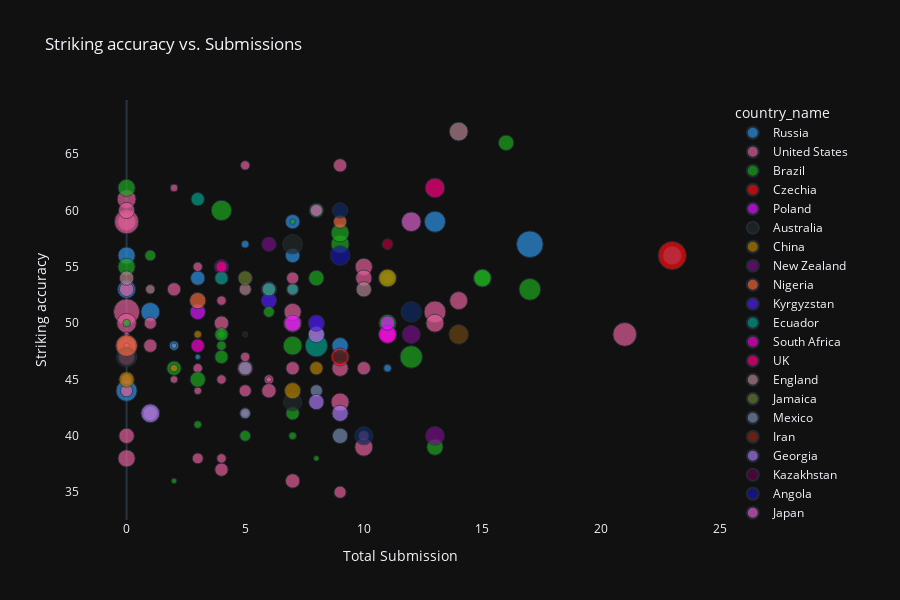

The cell this chart's notebook holds for it:
### Code cell
# Select relevant columns and top 50 fighters with the least losses
top_50_fighters = ufc_df.sort_values(by='Wins', ascending=False).drop_duplicates('Name')

# Create an interactive scatter plot
fig = px.scatter(
    top_50_fighters,
    x='Submission',  # X-axis: Total Submissions
    y='Striking_accuracy',  # Y-axis: Striking Accuracy
    size='Win_streak',  # Bubble size represents Win Streak
    color='country_name',  # Color by country
    hover_name='Name',  # Show fighter names
    hover_data={  # Show additional details on hover
        'Submission': True,
        'Wins': True,
        'Knock_out': True,
        'Win_streak': True,
        'Striking_accuracy': True,
        'country_name': False,  # Don't repeat the country name
    },
    title="Striking accuracy vs. Submissions ",
    color_discrete_sequence=px.colors.qualitative.Dark24,  # Use a colorful set
)

# Increase figure size for better visibility
fig.update_layout(
    width=900,  # Increase width
    height=600,  # Increase height
    xaxis_title="Total Submission",
    yaxis_title="Striking accuracy",
    hovermode="closest",
    xaxis=dict(showgrid=False), 
    yaxis=dict(showgrid=False),
    template="plotly_dark",  # Dark theme
)

fig.show()

### Figure 1 — Plotly figure (JSON) as saved in the notebook; plotly's stock layout.template omitted (floating-point values rounded to 4 significant figures; data arrays with more than 128 entries replaced by an {"elided": "..."} marker saying what was removed)
{"data": [{"customdata": [[38, 4, 24, "Russia"], [30, 16, 12, "Russia"], [27, 5, 15, "Russia"], [21, 6, 11, "Russia"], [19, 4, 3, "Russia"], [19, 15, 15, "Russia"], [18, 1, 7, "Russia"], [18, 7, 2, "Russia"], [16, 4, 7, "Russia"], [16, 7, 1, "Russia"], [15, 1, 7, "Russia"], [14, 8, 10, "Russia"], [14, 2, 12, "Russia"], [14, 3, 9, "Russia"]], "hovertemplate": "<b>%{hovertext}</b><br><br>Submission=%{x}<br>Striking_accuracy=%{y}<br>Win_streak=%{customdata[2]}<br>Wins=%{customdata[0]}<br>Knock_out=%{customdata[1]}<extra></extra>", "hovertext": ["Alexander Volkov", "Nikita Krylov", "Islam Makhachev", "Magomed Ankalaev", "Movsar Evloev", "Sergei Pavlovich", "Petr Yan", "Umar Nurmagomedov", "Nassourdine Imavov", "Tagir Ulanbekov", "Yana Santos", "Azamat Murzakanov", "Roman Kopylov", "Shamil Gaziev"], "legendgroup": "Russia", "marker": {"color": "#2E91E5", "size": [24, 12, 15, 11, 3, 15, 7, 2, 7, 1, 7, 10, 12, 9], "sizemode": "area", "sizeref": 0.0675, "symbol": "circle"}, "mode": "markers", "name": "Russia", "orientation": "v", "showlegend": true, "type": "scatter", "x": [17.0, 23.0, 13.0, 0.0, 2.0, 0.0, 3.0, 5.0, 7.0, 3.0, 7.0, 0.0, 1.0, 9.0], "xaxis": "x", "y": [57.0, 56.0, 59.0, 53.0, 48.0, 44.0, 54.0, 57.0, 56.0, 47.0, 59.0, 56.0, 51.0, 48.0], "yaxis": "y"}, {"customdata": {"elided": "58x4 mixed values"}, "hovertemplate": "<b>%{hovertext}</b><br><br>Submission=%{x}<br>Striking_accuracy=%{y}<br>Win_streak=%{customdata[2]}<br>Wins=%{customdata[0]}<br>Knock_out=%{customdata[1]}<extra></extra>", "hovertext": ["Anthony Smith", "Dustin Poirier", "Sean Strickland", "Derrick Lewis", "Jon Jones", "Justin Gaethje", "Max Holloway", "Alex Perez", "Aljamain Sterling", "Belal Muhammad", "Brendan Allen", "Vicente Luque", "Grant Dawson", "Calvin Kattar", "Michael Chandler", "Rob Font", "Tim Elliott", "Joaquin Buckley", "Miesha Tate", "Josh Emmett", "Jared Cannonier", "Kayla Harrison", "Sean O'Malley", "Angela Hill", "Dan Ige", "Curtis Blaydes", "Cory Sandhagen", "Charles Johnson", "Colby Covington", "Bryce Mitchell", "Stephen Thompson", "Brandon Royval", "Sean Brady", "Miranda Maverick", "Alonzo Menifield", "Geoff Neal", "Raquel Pennington", "Henry Cejudo", "Brian Ortega", "Mackenzie Dern", "Mario Bautista", "Montel Jackson", "Tecia Pennington", "Kennedy Nzechukwu", "Maycee Barber", "Anthony Hernandez", "Rose Namajunas", "Khalil Rountree Jr.", "Dominick Reyes", "Julianna Peña", "Erin Blanchfield", "Jamahal Hill", "Kyler Phillips", "Tatiana Suarez", "Tracy Cortez", "Macy Chiasson", "Marcus McGhee", "Chelsea Chandler"], "legendgroup": "United States", "marker": {"color": "#E15F99", "size": [19, 16, 11, 23, 11, 20, 12, 6, 3, 5, 5, 11, 5, 11, 11, 9, 3, 6, 4, 7, 11, 6, 12, 5, 6, 13, 7, 7, 4, 9, 8, 4, 3, 1, 10, 10, 1, 8, 3, 8, 3, 5, 1, 10, 6, 3, 2, 10, 9, 3, 2, 7, 5, 2, 1, 3, 6, 2], "sizemode": "area", "sizeref": 0.0675, "symbol": "circle"}, "mode": "markers", "name": "United States", "orientation": "v", "showlegend": true, "type": "scatter", "x": [21.0, 13.0, 9.0, 0.0, 0.0, 0.0, 0.0, 10.0, 4.0, 0.0, 11.0, 14.0, 7.0, 10.0, 13.0, 9.0, 6.0, 4.0, 0.0, 7.0, 7.0, 9.0, 0.0, 1.0, 7.0, 0.0, 6.0, 4.0, 3.0, 0.0, 5.0, 10.0, 3.0, 6.0, 10.0, 7.0, 0.0, 0.0, 4.0, 0.0, 5.0, 7.0, 0.0, 0.0, 2.0, 5.0, 5.0, 0.0, 10.0, 4.0, 3.0, 0.0, 5.0, 2.0, 0.0, 3.0, 1.0, 2.0], "xaxis": "x", "y": [49.0, 51.0, 43.0, 51.0, 59.0, 59.0, 48.0, 46.0, 52.0, 44.0, 54.0, 52.0, 53.0, 39.0, 50.0, 46.0, 45.0, 37.0, 45.0, 36.0, 50.0, 64.0, 61.0, 50.0, 46.0, 50.0, 44.0, 50.0, 38.0, 60.0, 46.0, 40.0, 55.0, 45.0, 55.0, 51.0, 49.0, 47.0, 38.0, 40.0, 47.0, 54.0, 48.0, 47.0, 53.0, 64.0, 42.0, 38.0, 54.0, 45.0, 44.0, 53.0, 44.0, 62.0, 48.0, 46.0, 48.0, 45.0], "yaxis": "y"}, {"customdata": {"elided": "33x4 mixed values"}, "hovertemplate": "<b>%{hovertext}</b><br><br>Submission=%{x}<br>Striking_accuracy=%{y}<br>Win_streak=%{customdata[2]}<br>Wins=%{customdata[0]}<br>Knock_out=%{customdata[1]}<extra></extra>", "hovertext": ["Charles Oliveira", "José Aldo", "Michel Pereira", "Alexandre Pantoja", "Diego Lopes", "Jéssica Andrade ", "Deiveson Figueiredo", "Jailton Almeida", "Gilbert Burns", "Carlos Prates", "Johnny Walker", "Virna Jandiroba", "Renato Moicano", "Karol Rosa", "Natalia Silva", "Karine Silva", "Caio Borralho", "Iasmin Lucindo", "Marina Rodriguez", "Ariane da Silva ", "Amanda Lemos", "Bruno Silva", "Ketlen Vieira", "Paulo Costa", "Viviane Araújo", "Alex Pereira", "Norma Dumont", "Amanda Ribas", "Tabatha Ricci", "Luana Pinheiro", "Mayra Bueno Silva", "Jacqueline Cavalcanti", "Tallison Teixeira"], "legendgroup": "Brazil", "marker": {"color": "#1CA71C", "size": [10, 17, 11, 8, 10, 10, 9, 8, 6, 11, 16, 1, 2, 4, 12, 9, 14, 8, 6, 6, 8, 6, 2, 11, 3, 10, 2, 4, 1, 2, 1, 7, 7], "sizemode": "area", "sizeref": 0.0675, "symbol": "circle"}, "mode": "markers", "name": "Brazil", "orientation": "v", "showlegend": true, "type": "scatter", "x": [0.0, 12.0, 15.0, 11.0, 15.0, 11.0, 11.0, 16.0, 11.0, 9.0, 17.0, 8.0, 4.0, 1.0, 7.0, 13.0, 4.0, 3.0, 4.0, 7.0, 8.0, 4.0, 3.0, 9.0, 4.0, 0.0, 0.0, 5.0, 2.0, 7.0, 7.0, 2.0, 8.0], "xaxis": "x", "y": [55.0, 47.0, 54.0, 50.0, 54.0, 50.0, 54.0, 66.0, 49.0, 57.0, 53.0, 38.0, 49.0, 56.0, 48.0, 39.0, 60.0, 45.0, 47.0, 42.0, 54.0, 49.0, 41.0, 58.0, 48.0, 62.0, 50.0, 40.0, 36.0, 40.0, 59.0, 46.0, 60.0], "yaxis": "y"}, {"customdata": [[31, 3, 27, "Czechia"]], "hovertemplate": "<b>%{hovertext}</b><br><br>Submission=%{x}<br>Striking_accuracy=%{y}<br>Win_streak=%{customdata[2]}<br>Wins=%{customdata[0]}<br>Knock_out=%{customdata[1]}<extra></extra>", "hovertext": ["Jiří Procházka "], "legendgroup": "Czechia", "marker": {"color": "#FB0D0D", "size": [27], "sizemode": "area", "sizeref": 0.0675, "symbol": "circle"}, "mode": "markers", "name": "Czechia", "orientation": "v", "showlegend": true, "type": "scatter", "x": [23.0], "xaxis": "x", "y": [56.0], "yaxis": "y"}, {"customdata": [[29, 9, 9, "Poland"], [26, 7, 10, "Poland"], [24, 5, 8, "Poland"]], "hovertemplate": "<b>%{hovertext}</b><br><br>Submission=%{x}<br>Striking_accuracy=%{y}<br>Win_streak=%{customdata[2]}<br>Wins=%{customdata[0]}<br>Knock_out=%{customdata[1]}<extra></extra>", "hovertext": ["Jan Błachowicz", "Marcin Tybura", "Mateusz Gamrot"], "legendgroup": "Poland", "marker": {"color": "#DA16FF", "size": [9, 10, 8], "sizemode": "area", "sizeref": 0.0675, "symbol": "circle"}, "mode": "markers", "name": "Poland", "orientation": "v", "showlegend": true, "type": "scatter", "x": [7.0, 11.0, 3.0], "xaxis": "x", "y": [50.0, 49.0, 51.0], "yaxis": "y"}, {"customdata": [[27, 5, 11, "Australia"], [26, 3, 13, "Australia"], [17, 2, 12, "Australia"], [15, 12, 14, "Australia"], [12, 6, 1, "Australia"]], "hovertemplate": "<b>%{hovertext}</b><br><br>Submission=%{x}<br>Striking_accuracy=%{y}<br>Win_streak=%{customdata[2]}<br>Wins=%{customdata[0]}<br>Knock_out=%{customdata[1]}<extra></extra>", "hovertext": ["Robert Whittaker", "Alexander Volkanovski", "Jack Della Maddalena", "Tai Tuivasa", "Steve Erceg"], "legendgroup": "Australia", "marker": {"color": "#222A2A", "size": [11, 13, 12, 14, 1], "sizemode": "area", "sizeref": 0.0675, "symbol": "circle"}, "mode": "markers", "name": "Australia", "orientation": "v", "showlegend": true, "type": "scatter", "x": [7.0, 7.0, 8.0, 0.0, 5.0], "xaxis": "x", "y": [43.0, 57.0, NaN, 47.0, 49.0], "yaxis": "y"}, {"customdata": [[26, 8, 11, "China"], [22, 3, 9, "China"], [19, 8, 8, "China"]], "hovertemplate": "<b>%{hovertext}</b><br><br>Submission=%{x}<br>Striking_accuracy=%{y}<br>Win_streak=%{customdata[2]}<br>Wins=%{customdata[0]}<br>Knock_out=%{customdata[1]}<extra></extra>", "hovertext": ["Zhang Weili", "Song Yadong", "Yan Xiaonan"], "legendgroup": "China", "marker": {"color": "#B68100", "size": [11, 9, 8], "sizemode": "area", "sizeref": 0.0675, "symbol": "circle"}, "mode": "markers", "name": "China", "orientation": "v", "showlegend": true, "type": "scatter", "x": [11.0, 7.0, 0.0], "xaxis": "x", "y": [54.0, 44.0, 45.0], "yaxis": "y"}, {"customdata": [[25, 3, 12, "New Zealand"], [24, 7, 11, "New Zealand"], [12, 2, 7, "New Zealand"]], "hovertemplate": "<b>%{hovertext}</b><br><br>Submission=%{x}<br>Striking_accuracy=%{y}<br>Win_streak=%{customdata[2]}<br>Wins=%{customdata[0]}<br>Knock_out=%{customdata[1]}<extra></extra>", "hovertext": ["Kai Kara-France", "Dan Hooker", "Carlos Ulberg"], "legendgroup": "New Zealand", "marker": {"color": "#750D86", "size": [12, 11, 7], "sizemode": "area", "sizeref": 0.0675, "symbol": "circle"}, "mode": "markers", "name": "New Zealand", "orientation": "v", "showlegend": true, "type": "scatter", "x": [13.0, 12.0, 6.0], "xaxis": "x", "y": [40.0, 49.0, 57.0], "yaxis": "y"}, {"customdata": [[24, 6, 16, "Nigeria"], [20, 1, 9, "Nigeria"], [14, 6, 6, "Nigeria"]], "hovertemplate": "<b>%{hovertext}</b><br><br>Submission=%{x}<br>Striking_accuracy=%{y}<br>Win_streak=%{customdata[2]}<br>Wins=%{customdata[0]}<br>Knock_out=%{customdata[1]}<extra></extra>", "hovertext": ["Israel Adesanya", "Kamaru Usman", "Khamzat Chimaev"], "legendgroup": "Nigeria", "marker": {"color": "#EB663B", "size": [16, 9, 6], "sizemode": "area", "sizeref": 0.0675, "symbol": "circle"}, "mode": "markers", "name": "Nigeria", "orientation": "v", "showlegend": true, "type": "scatter", "x": [0.0, 3.0, 9.0], "xaxis": "x", "y": [48.0, 52.0, 59.0], "yaxis": "y"}, {"customdata": [[24, 7, 8, "Kyrgyzstan"], [12, 1, 8, "Kyrgyzstan"]], "hovertemplate": "<b>%{hovertext}</b><br><br>Submission=%{x}<br>Striking_accuracy=%{y}<br>Win_streak=%{customdata[2]}<br>Wins=%{customdata[0]}<br>Knock_out=%{customdata[1]}<extra></extra>", "hovertext": ["Valentina Shevchenko", "Rafael Fiziev"], "legendgroup": "Kyrgyzstan", "marker": {"color": "#511CFB", "size": [8, 8], "sizemode": "area", "sizeref": 0.0675, "symbol": "circle"}, "mode": "markers", "name": "Kyrgyzstan", "orientation": "v", "showlegend": true, "type": "scatter", "x": [6.0, 6.0], "xaxis": "x", "y": [53.0, 52.0], "yaxis": "y"}, {"customdata": [[23, 10, 8, "Ecuador"], [17, 12, 17, "Ecuador"]], "hovertemplate": "<b>%{hovertext}</b><br><br>Submission=%{x}<br>Striking_accuracy=%{y}<br>Win_streak=%{customdata[2]}<br>Wins=%{customdata[0]}<br>Knock_out=%{customdata[1]}<extra></extra>", "hovertext": ["Marlon Vera", "Michael Morales"], "legendgroup": "Ecuador", "marker": {"color": "#00A08B", "size": [8, 17], "sizemode": "area", "sizeref": 0.0675, "symbol": "circle"}, "mode": "markers", "name": "Ecuador", "orientation": "v", "showlegend": true, "type": "scatter", "x": [8.0, 8.0], "xaxis": "x", "y": [49.0, 48.0], "yaxis": "y"}, {"customdata": [[23, 9, 11, "South Africa"]], "hovertemplate": "<b>%{hovertext}</b><br><br>Submission=%{x}<br>Striking_accuracy=%{y}<br>Win_streak=%{customdata[2]}<br>Wins=%{customdata[0]}<br>Knock_out=%{customdata[1]}<extra></extra>", "hovertext": ["Dricus Du Plessis"], "legendgroup": "South Africa", "marker": {"color": "#FB00D1", "size": [11], "sizemode": "area", "sizeref": 0.0675, "symbol": "circle"}, "mode": "markers", "name": "South Africa", "orientation": "v", "showlegend": true, "type": "scatter", "x": [11.0], "xaxis": "x", "y": [49.0], "yaxis": "y"}, {"customdata": [[23, 3, 13, "UK"]], "hovertemplate": "<b>%{hovertext}</b><br><br>Submission=%{x}<br>Striking_accuracy=%{y}<br>Win_streak=%{customdata[2]}<br>Wins=%{customdata[0]}<br>Knock_out=%{customdata[1]}<extra></extra>", "hovertext": ["Michael Page"], "legendgroup": "UK", "marker": {"color": "#FC0080", "size": [13], "sizemode": "area", "sizeref": 0.0675, "symbol": "circle"}, "mode": "markers", "name": "UK", "orientation": "v", "showlegend": true, "type": "scatter", "x": [13.0], "xaxis": "x", "y": [62.0], "yaxis": "y"}, {"customdata": [[22, 6, 8, "England"], [20, 4, 7, "England"], [15, 3, 12, "England"], [15, 6, 7, "England"], [10, 1, 5, "England"]], "hovertemplate": "<b>%{hovertext}</b><br><br>Submission=%{x}<br>Striking_accuracy=%{y}<br>Win_streak=%{customdata[2]}<br>Wins=%{customdata[0]}<br>Knock_out=%{customdata[1]}<extra></extra>", "hovertext": ["Paddy Pimblett", "Arnold Allen", "Tom Aspinall", "Lerone Murphy", "Mick Parkin"], "legendgroup": "England", "marker": {"color": "#B2828D", "size": [8, 7, 12, 7, 5], "sizemode": "area", "sizeref": 0.0675, "symbol": "circle"}, "mode": "markers", "name": "England", "orientation": "v", "showlegend": true, "type": "scatter", "x": [10.0, 1.0, 14.0, 0.0, 5.0], "xaxis": "x", "y": [53.0, 42.0, 67.0, 54.0, 53.0], "yaxis": "y"}, {"customdata": [[22, 3, 7, "Jamaica"]], "hovertemplate": "<b>%{hovertext}</b><br><br>Submission=%{x}<br>Striking_accuracy=%{y}<br>Win_streak=%{customdata[2]}<br>Wins=%{customdata[0]}<br>Knock_out=%{customdata[1]}<extra></extra>", "hovertext": ["Leon Edwards"], "legendgroup": "Jamaica", "marker": {"color": "#6C7C32", "size": [7], "sizemode": "area", "sizeref": 0.0675, "symbol": "circle"}, "mode": "markers", "name": "Jamaica", "orientation": "v", "showlegend": true, "type": "scatter", "x": [5.0], "xaxis": "x", "y": [54.0], "yaxis": "y"}, {"customdata": [[22, 11, 5, "Mexico"], [16, 2, 4, "Mexico"], [16, 4, 6, "Mexico"], [15, 3, 8, "Mexico"], [12, 2, 1, "Mexico"]], "hovertemplate": "<b>%{hovertext}</b><br><br>Submission=%{x}<br>Striking_accuracy=%{y}<br>Win_streak=%{customdata[2]}<br>Wins=%{customdata[0]}<br>Knock_out=%{customdata[1]}<extra></extra>", "hovertext": ["Brandon Moreno", "Alexa Grasso", "Yair Rodriguez", "Irene Aldana", "Loopy Godinez"], "legendgroup": "Mexico", "marker": {"color": "#778AAE", "size": [5, 4, 6, 8, 1], "sizemode": "area", "sizeref": 0.0675, "symbol": "circle"}, "mode": "markers", "name": "Mexico", "orientation": "v", "showlegend": true, "type": "scatter", "x": [8.0, 5.0, 5.0, 9.0, 2.0], "xaxis": "x", "y": [44.0, 42.0, 46.0, 40.0, 48.0], "yaxis": "y"}, {"customdata": [[22, 8, 5, "Iran"]], "hovertemplate": "<b>%{hovertext}</b><br><br>Submission=%{x}<br>Striking_accuracy=%{y}<br>Win_streak=%{customdata[2]}<br>Wins=%{customdata[0]}<br>Knock_out=%{customdata[1]}<extra></extra>", "hovertext": ["Beneil Dariush"], "legendgroup": "Iran", "marker": {"color": "#862A16", "size": [5], "sizemode": "area", "sizeref": 0.0675, "symbol": "circle"}, "mode": "markers", "name": "Iran", "orientation": "v", "showlegend": true, "type": "scatter", "x": [8.0], "xaxis": "x", "y": [49.0], "yaxis": "y"}, {"customdata": [[22, 5, 9, "Georgia"], [19, 3, 12, "Georgia"], [15, 3, 8, "Georgia"], [15, 1, 9, "Georgia"]], "hovertemplate": "<b>%{hovertext}</b><br><br>Submission=%{x}<br>Striking_accuracy=%{y}<br>Win_streak=%{customdata[2]}<br>Wins=%{customdata[0]}<br>Knock_out=%{customdata[1]}<extra></extra>", "hovertext": ["Arman Tsarukyan", "Merab Dvalishvili", "Roman Dolidze", "Giga Chikadze"], "legendgroup": "Georgia", "marker": {"color": "#A777F1", "size": [9, 12, 8, 9], "sizemode": "area", "sizeref": 0.0675, "symbol": "circle"}, "mode": "markers", "name": "Georgia", "orientation": "v", "showlegend": true, "type": "scatter", "x": [8.0, 1.0, 8.0, 9.0], "xaxis": "x", "y": [49.0, 42.0, 43.0, 42.0], "yaxis": "y"}, {"customdata": [[21, 9, 3, "Kazakhstan"]], "hovertemplate": "<b>%{hovertext}</b><br><br>Submission=%{x}<br>Striking_accuracy=%{y}<br>Win_streak=%{customdata[2]}<br>Wins=%{customdata[0]}<br>Knock_out=%{customdata[1]}<extra></extra>", "hovertext": ["Asu Almabayev "], "legendgroup": "Kazakhstan", "marker": {"color": "#620042", "size": [3], "sizemode": "area", "sizeref": 0.0675, "symbol": "circle"}, "mode": "markers", "name": "Kazakhstan", "orientation": "v", "showlegend": true, "type": "scatter", "x": [4.0], "xaxis": "x", "y": [54.0], "yaxis": "y"}, {"customdata": [[21, 5, 13, "Angola"]], "hovertemplate": "<b>%{hovertext}</b><br><br>Submission=%{x}<br>Striking_accuracy=%{y}<br>Win_streak=%{customdata[2]}<br>Wins=%{customdata[0]}<br>Knock_out=%{customdata[1]}<extra></extra>", "hovertext": ["Manel Kape"], "legendgroup": "Angola", "marker": {"color": "#1616A7", "size": [13], "sizemode": "area", "sizeref": 0.0675, "symbol": "circle"}, "mode": "markers", "name": "Angola", "orientation": "v", "showlegend": true, "type": "scatter", "x": [9.0], "xaxis": "x", "y": [56.0], "yaxis": "y"}, {"customdata": [[21, 3, 13, "Japan"], [16, 7, 5, "Japan"]], "hovertemplate": "<b>%{hovertext}</b><br><br>Submission=%{x}<br>Striking_accuracy=%{y}<br>Win_streak=%{customdata[2]}<br>Wins=%{customdata[0]}<br>Knock_out=%{customdata[1]}<extra></extra>", "hovertext": ["Kai Asakura", "Tatsuro Taira"], "legendgroup": "Japan", "marker": {"color": "#DA60CA", "size": [13, 5], "sizemode": "area", "sizeref": 0.0675, "symbol": "circle"}, "mode": "markers", "name": "Japan", "orientation": "v", "showlegend": true, "type": "scatter", "x": [12.0, 8.0], "xaxis": "x", "y": [59.0, 60.0], "yaxis": "y"}, {"customdata": [[20, 2, 13, "Switzerland"]], "hovertemplate": "<b>%{hovertext}</b><br><br>Submission=%{x}<br>Striking_accuracy=%{y}<br>Win_streak=%{customdata[2]}<br>Wins=%{customdata[0]}<br>Knock_out=%{customdata[1]}<extra></extra>", "hovertext": ["Volkan Oezdemir"], "legendgroup": "Switzerland", "marker": {"color": "#6C4516", "size": [13], "sizemode": "area", "sizeref": 0.0675, "symbol": "circle"}, "mode": "markers", "name": "Switzerland", "orientation": "v", "showlegend": true, "type": "scatter", "x": [14.0], "xaxis": "x", "y": [49.0], "yaxis": "y"}, {"customdata": [[19, 1, 11, "Uzbekistan"], [19, 10, 8, "Uzbekistan"], [17, 3, 14, "Uzbekistan"]], "hovertemplate": "<b>%{hovertext}</b><br><br>Submission=%{x}<br>Striking_accuracy=%{y}<br>Win_streak=%{customdata[2]}<br>Wins=%{customdata[0]}<br>Knock_out=%{customdata[1]}<extra></extra>", "hovertext": ["Ramazan Temirov", "Shavkat Rakhmonov", "Bogdan Guskov"], "legendgroup": "Uzbekistan", "marker": {"color": "#0D2A63", "size": [11, 8, 14], "sizemode": "area", "sizeref": 0.0675, "symbol": "circle"}, "mode": "markers", "name": "Uzbekistan", "orientation": "v", "showlegend": true, "type": "scatter", "x": [10.0, 9.0, 12.0], "xaxis": "x", "y": [40.0, 60.0, 51.0], "yaxis": "y"}, {"customdata": [[19, 13, 4, "Netherlands"]], "hovertemplate": "<b>%{hovertext}</b><br><br>Submission=%{x}<br>Striking_accuracy=%{y}<br>Win_streak=%{customdata[2]}<br>Wins=%{customdata[0]}<br>Knock_out=%{customdata[1]}<extra></extra>", "hovertext": ["Reinier de Ridder"], "legendgroup": "Netherlands", "marker": {"color": "#AF0038", "size": [4], "sizemode": "area", "sizeref": 0.0675, "symbol": "circle"}, "mode": "markers", "name": "Netherlands", "orientation": "v", "showlegend": true, "type": "scatter", "x": [11.0], "xaxis": "x", "y": [57.0], "yaxis": "y"}, {"customdata": [[19, 9, 2, "Italy"]], "hovertemplate": "<b>%{hovertext}</b><br><br>Submission=%{x}<br>Striking_accuracy=%{y}<br>Win_streak=%{customdata[2]}<br>Wins=%{customdata[0]}<br>Knock_out=%{customdata[1]}<extra></extra>", "hovertext": ["Marvin Vettori"], "legendgroup": "Italy", "marker": {"color": "#2E91E5", "size": [2], "sizemode": "area", "sizeref": 0.0675, "symbol": "circle"}, "mode": "markers", "name": "Italy", "orientation": "v", "showlegend": true, "type": "scatter", "x": [11.0], "xaxis": "x", "y": [46.0], "yaxis": "y"}, {"customdata": [[17, 9, 5, "Iraq"]], "hovertemplate": "<b>%{hovertext}</b><br><br>Submission=%{x}<br>Striking_accuracy=%{y}<br>Win_streak=%{customdata[2]}<br>Wins=%{customdata[0]}<br>Knock_out=%{customdata[1]}<extra></extra>", "hovertext": ["Amir Albazi"], "legendgroup": "Iraq", "marker": {"color": "#E15F99", "size": [5], "sizemode": "area", "sizeref": 0.0675, "symbol": "circle"}, "mode": "markers", "name": "Iraq", "orientation": "v", "showlegend": true, "type": "scatter", "x": [9.0], "xaxis": "x", "y": [35.0], "yaxis": "y"}, {"customdata": [[17, 9, 4, "Morocco"]], "hovertemplate": "<b>%{hovertext}</b><br><br>Submission=%{x}<br>Striking_accuracy=%{y}<br>Win_streak=%{customdata[2]}<br>Wins=%{customdata[0]}<br>Knock_out=%{customdata[1]}<extra></extra>", "hovertext": ["Youssef Zalal"], "legendgroup": "Morocco", "marker": {"color": "#1CA71C", "size": [4], "sizemode": "area", "sizeref": 0.0675, "symbol": "circle"}, "mode": "markers", "name": "Morocco", "orientation": "v", "showlegend": true, "type": "scatter", "x": [6.0], "xaxis": "x", "y": [51.0], "yaxis": "y"}, {"customdata": [[17, 2, 11, "Chile"]], "hovertemplate": "<b>%{hovertext}</b><br><br>Submission=%{x}<br>Striking_accuracy=%{y}<br>Win_streak=%{customdata[2]}<br>Wins=%{customdata[0]}<br>Knock_out=%{customdata[1]}<extra></extra>", "hovertext": ["Ignacio Bahamondes"], "legendgroup": "Chile", "marker": {"color": "#FB0D0D", "size": [11], "sizemode": "area", "sizeref": 0.0675, "symbol": "circle"}, "mode": "markers", "name": "Chile", "orientation": "v", "showlegend": true, "type": "scatter", "x": [9.0], "xaxis": "x", "y": [47.0], "yaxis": "y"}, {"customdata": [[17, 8, 7, "Moldova"]], "hovertemplate": "<b>%{hovertext}</b><br><br>Submission=%{x}<br>Striking_accuracy=%{y}<br>Win_streak=%{customdata[2]}<br>Wins=%{customdata[0]}<br>Knock_out=%{customdata[1]}<extra></extra>", "hovertext": ["Serghei Spivac"], "legendgroup": "Moldova", "marker": {"color": "#DA16FF", "size": [7], "sizemode": "area", "sizeref": 0.0675, "symbol": "circle"}, "mode": "markers", "name": "Moldova", "orientation": "v", "showlegend": true, "type": "scatter", "x": [11.0], "xaxis": "x", "y": [50.0], "yaxis": "y"}, {"customdata": [[16, 8, 6, "Germany"]], "hovertemplate": "<b>%{hovertext}</b><br><br>Submission=%{x}<br>Striking_accuracy=%{y}<br>Win_streak=%{customdata[2]}<br>Wins=%{customdata[0]}<br>Knock_out=%{customdata[1]}<extra></extra>", "hovertext": ["Ilia Topuria"], "legendgroup": "Germany", "marker": {"color": "#222A2A", "size": [6], "sizemode": "area", "sizeref": 0.0675, "symbol": "circle"}, "mode": "markers", "name": "Germany", "orientation": "v", "showlegend": true, "type": "scatter", "x": [9.0], "xaxis": "x", "y": [47.0], "yaxis": "y"}, {"customdata": [[15, 9, 2, "Canada"], [13, 3, 2, "Canada"], [12, 2, 6, "Canada"]], "hovertemplate": "<b>%{hovertext}</b><br><br>Submission=%{x}<br>Striking_accuracy=%{y}<br>Win_streak=%{customdata[2]}<br>Wins=%{customdata[0]}<br>Knock_out=%{customdata[1]}<extra></extra>", "hovertext": ["Gillian Robertson", "Jasmine Jasudavicius", "Aiemann Zahabi"], "legendgroup": "Canada", "marker": {"color": "#B68100", "size": [2, 2, 6], "sizemode": "area", "sizeref": 0.0675, "symbol": "circle"}, "mode": "markers", "name": "Canada", "orientation": "v", "showlegend": true, "type": "scatter", "x": [3.0, 2.0, 8.0], "xaxis": "x", "y": [49.0, 46.0, 46.0], "yaxis": "y"}, {"customdata": [[15, 1, 7, "Ireland"]], "hovertemplate": "<b>%{hovertext}</b><br><br>Submission=%{x}<br>Striking_accuracy=%{y}<br>Win_streak=%{customdata[2]}<br>Wins=%{customdata[0]}<br>Knock_out=%{customdata[1]}<extra></extra>", "hovertext": ["Ian Machado Garry"], "legendgroup": "Ireland", "marker": {"color": "#750D86", "size": [7], "sizemode": "area", "sizeref": 0.0675, "symbol": "circle"}, "mode": "markers", "name": "Ireland", "orientation": "v", "showlegend": true, "type": "scatter", "x": [4.0], "xaxis": "x", "y": [55.0], "yaxis": "y"}, {"customdata": [[14, 3, 6, "Panama"]], "hovertemplate": "<b>%{hovertext}</b><br><br>Submission=%{x}<br>Striking_accuracy=%{y}<br>Win_streak=%{customdata[2]}<br>Wins=%{customdata[0]}<br>Knock_out=%{customdata[1]}<extra></extra>", "hovertext": ["Joselyne Edwards"], "legendgroup": "Panama", "marker": {"color": "#EB663B", "size": [6], "sizemode": "area", "sizeref": 0.0675, "symbol": "circle"}, "mode": "markers", "name": "Panama", "orientation": "v", "showlegend": true, "type": "scatter", "x": [6.0], "xaxis": "x", "y": [53.0], "yaxis": "y"}, {"customdata": [[14, 1, 9, "Austria"]], "hovertemplate": "<b>%{hovertext}</b><br><br>Submission=%{x}<br>Striking_accuracy=%{y}<br>Win_streak=%{customdata[2]}<br>Wins=%{customdata[0]}<br>Knock_out=%{customdata[1]}<extra></extra>", "hovertext": ["Aleksandar Rakić"], "legendgroup": "Austria", "marker": {"color": "#511CFB", "size": [9], "sizemode": "area", "sizeref": 0.0675, "symbol": "circle"}, "mode": "markers", "name": "Austria", "orientation": "v", "showlegend": true, "type": "scatter", "x": [8.0], "xaxis": "x", "y": [50.0], "yaxis": "y"}, {"customdata": [[13, 9, 4, "France"], [13, 3, 6, "France"], [12, 5, 6, "France"], [8, 1, 6, "France"]], "hovertemplate": "<b>%{hovertext}</b><br><br>Submission=%{x}<br>Striking_accuracy=%{y}<br>Win_streak=%{customdata[2]}<br>Wins=%{customdata[0]}<br>Knock_out=%{customdata[1]}<extra></extra>", "hovertext": ["Benoît Saint Denis ", "Ciryl Gane", "Manon Fiorot", "Nora Cornolle"], "legendgroup": "France", "marker": {"color": "#00A08B", "size": [4, 6, 6, 6], "sizemode": "area", "sizeref": 0.0675, "symbol": "circle"}, "mode": "markers", "name": "France", "orientation": "v", "showlegend": true, "type": "scatter", "x": [7.0, 3.0, 6.0, 4.0], "xaxis": "x", "y": [53.0, 61.0, 53.0, 54.0], "yaxis": "y"}, {"customdata": [[13, 1, 6, "Dominican Republic"]], "hovertemplate": "<b>%{hovertext}</b><br><br>Submission=%{x}<br>Striking_accuracy=%{y}<br>Win_streak=%{customdata[2]}<br>Wins=%{customdata[0]}<br>Knock_out=%{customdata[1]}<extra></extra>", "hovertext": ["Waldo Cortes Acosta"], "legendgroup": "Dominican Republic", "marker": {"color": "#FB00D1", "size": [6], "sizemode": "area", "sizeref": 0.0675, "symbol": "circle"}, "mode": "markers", "name": "Dominican Republic", "orientation": "v", "showlegend": true, "type": "scatter", "x": [3.0], "xaxis": "x", "y": [48.0], "yaxis": "y"}, {"customdata": [[12, 2, 4, "Argentina"]], "hovertemplate": "<b>%{hovertext}</b><br><br>Submission=%{x}<br>Striking_accuracy=%{y}<br>Win_streak=%{customdata[2]}<br>Wins=%{customdata[0]}<br>Knock_out=%{customdata[1]}<extra></extra>", "hovertext": ["Ailin Perez"], "legendgroup": "Argentina", "marker": {"color": "#FC0080", "size": [4], "sizemode": "area", "sizeref": 0.0675, "symbol": "circle"}, "mode": "markers", "name": "Argentina", "orientation": "v", "showlegend": true, "type": "scatter", "x": [4.0], "xaxis": "x", "y": [55.0], "yaxis": "y"}, {"customdata": [[10, 2, 3, "Scotland"]], "hovertemplate": "<b>%{hovertext}</b><br><br>Submission=%{x}<br>Striking_accuracy=%{y}<br>Win_streak=%{customdata[2]}<br>Wins=%{customdata[0]}<br>Knock_out=%{customdata[1]}<extra></extra>", "hovertext": ["Casey O'Neill"], "legendgroup": "Scotland", "marker": {"color": "#B2828D", "size": [3], "sizemode": "area", "sizeref": 0.0675, "symbol": "circle"}, "mode": "markers", "name": "Scotland", "orientation": "v", "showlegend": true, "type": "scatter", "x": [1.0], "xaxis": "x", "y": [53.0], "yaxis": "y"}], "layout": {"height": 600, "hovermode": "closest", "legend": {"itemsizing": "constant", "title": {"text": "country_name"}, "tracegroupgap": 0}, "title": {"text": "Striking accuracy vs. Submissions "}, "width": 900, "xaxis": {"anchor": "y", "domain": [0, 1], "showgrid": false, "title": {"text": "Total Submission"}}, "yaxis": {"anchor": "x", "domain": [0, 1], "showgrid": false, "title": {"text": "Striking accuracy"}}}}
